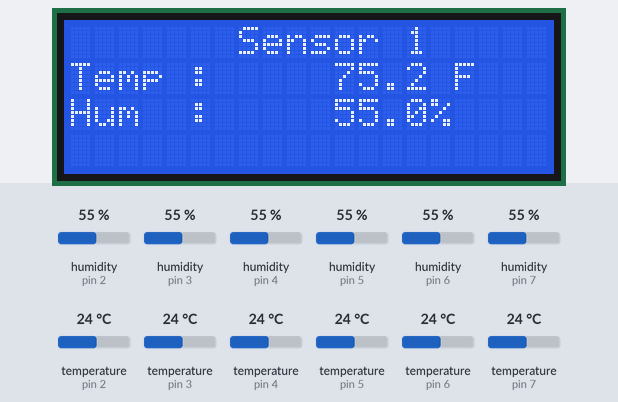
A sketch run on a simulated Arduino Uno, built with avr-gcc and run on an emulated ATmega328P. Shown: 20×4 character LCD. Inputs (shaded band) come from the test bench; at power-on: humidity (sensors on pin 3, pin 5, pin 2, pin 4, pin 6, pin 7) 55 %, temperature (sensors on pin 2, pin 3, pin 4, pin 5, pin 6, pin 7) 24 °C. What the sketch prints to the serial monitor is not drawn.

Above: at 1.2 s.
1.3 s: humidity (sensor on pin 3) set to 22 %
At 6.6 s:
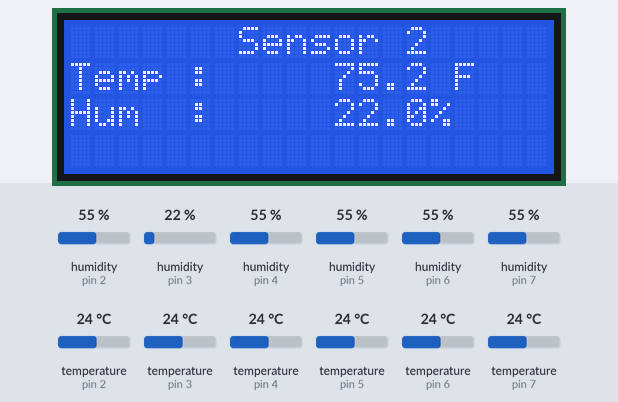
12.1 s: humidity (sensor on pin 5) set to 22 %
At 16.3 s:
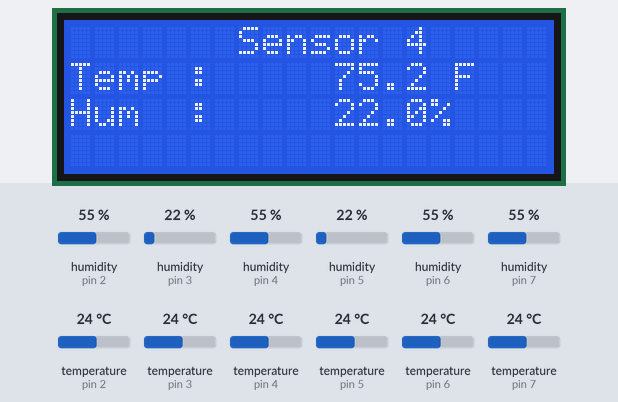
Timing chart, 0 to 17.8 s (numbered marks = the images above; inputs shaded):
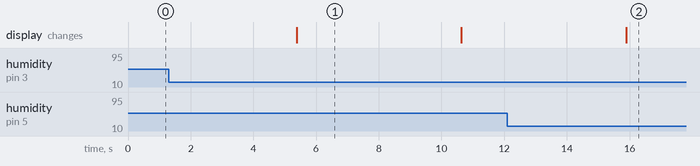

Measured:
- what the display in image 1 shows lasts 5.2 s, from 5.4 s to 10.6 s

The sketch:

ArduinoLCDTemp.ino
```cpp
#include <DHT.h>
#include <Wire.h>
#include <LiquidCrystal_I2C.h>

#define DHTPIN1 2  // Connect DHT22 Sensor 1 to pin 2
#define DHTPIN2 3  // Connect DHT22 Sensor 2 to pin 3
#define DHTPIN3 4  // Connect DHT22 Sensor 3 to pin 4
#define DHTPIN4 5  // Connect DHT22 Sensor 4 to pin 5
#define DHTPIN5 6  // Connect DHT22 Sensor 5 to pin 6
#define DHTPIN6 7  // Connect DHT22 Sensor 6 to pin 7
#define DHTPIN7 8  // Connect DHT22 Sensor 7 to pin 8
#define DHTPIN8 9  // Connect DHT22 Sensor 8 to pin 9
#define DHTPIN9 10 // Connect DHT22 Sensor 9 to pin 10
#define DHTPIN10 11 // Connect DHT22 Sensor 10 to pin 11

#define DHTTYPE DHT22  // Specify DHT22 type

DHT dht1(DHTPIN1, DHTTYPE);
DHT dht2(DHTPIN2, DHTTYPE);
DHT dht3(DHTPIN3, DHTTYPE);
DHT dht4(DHTPIN4, DHTTYPE);
DHT dht5(DHTPIN5, DHTTYPE);
DHT dht6(DHTPIN6, DHTTYPE);
DHT dht7(DHTPIN7, DHTTYPE);
DHT dht8(DHTPIN8, DHTTYPE);
DHT dht9(DHTPIN9, DHTTYPE);
DHT dht10(DHTPIN10, DHTTYPE);

LiquidCrystal_I2C lcd(0x27, 20, 4); // Set the LCD address to 0x27 for a 20x4 size

void setup() {
  Serial.begin(9600);
  lcd.init();                      // Initialize the LCD
  lcd.backlight();                 // Turn on the backlight
  dht1.begin();
  dht2.begin();
  dht3.begin();
  dht4.begin();
  dht5.begin();
  dht6.begin();
  dht7.begin();
  dht8.begin();
  dht9.begin();
  dht10.begin();
}

void loop() {
  displaySensorData("Sensor 1", dht1);
  delay(5000); // Pause for 5 seconds before moving to the next sensor
  displaySensorData("Sensor 2", dht2);
  delay(5000);
  displaySensorData("Sensor 3", dht3);
  delay(5000);
  displaySensorData("Sensor 4", dht4);
  delay(5000);
  displaySensorData("Sensor 5", dht5);
  delay(5000);
  displaySensorData("Sensor 6", dht6);
  delay(5000);
  displaySensorData("Sensor 7", dht7);
  delay(5000);
  displaySensorData("Sensor 8", dht8);
  delay(5000);
  displaySensorData("Sensor 9", dht9);
  delay(5000);
  displaySensorData("Sensor 10", dht10);
  delay(5000);
}

void displaySensorData(String sensorName, DHT &sensor) {
  float temperature = sensor.readTemperature(true); // Convert to Fahrenheit
  float humidity = sensor.readHumidity();

  // Update the LCD display
  lcd.clear();
  lcd.setCursor(0, 0);
  lcd.print(centerText(sensorName));
  lcd.setCursor(0, 1);
  lcd.print("Temp :     ");
  lcd.print(temperature, 1);
  lcd.print(" F");
  lcd.setCursor(0, 2);
  lcd.print("Hum  :     ");
  lcd.print(humidity, 1);
  lcd.print("%");

  // Send data over serial
  Serial.print(sensorName);
  Serial.print(",Temperature:");
  Serial.print(temperature);
  Serial.print(",Humidity:");
  Serial.println(humidity);

  delay(200); // Delay to stabilize LCD display (adjust as needed)
}

String centerText(String text) {
  int padding = (20 - text.length()) / 2;
  String centeredText = " ";
  for (int i = 0; i < padding; i++) {
    centeredText += " ";
  }
  centeredText += text;
  return centeredText;
}
```
